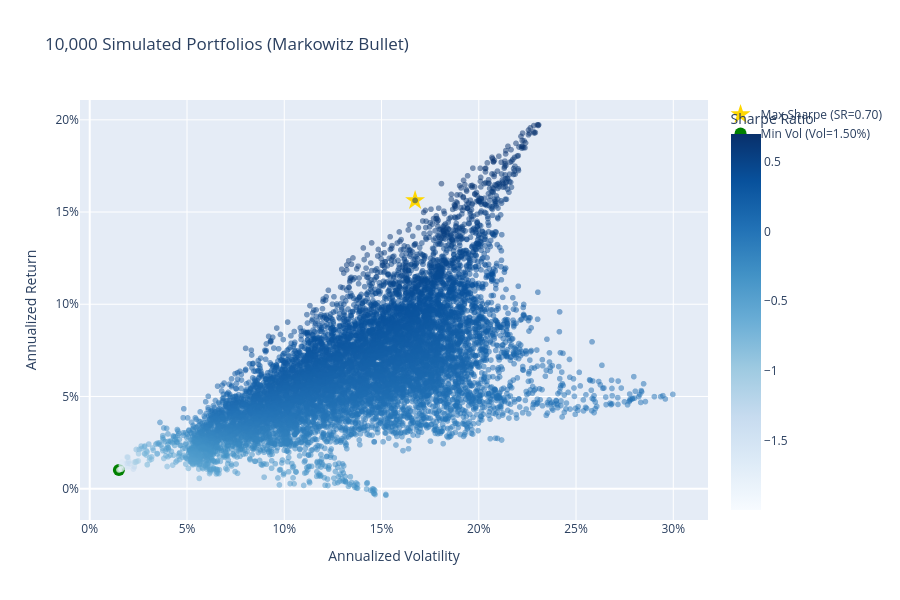

Notebook code for this chart:
### Code cell
# Mark best portfolios from simulation
max_sharpe_idx = simulated["sharpe"].arg_max()
min_vol_idx = simulated["std"].arg_min()

max_sr = simulated.row(max_sharpe_idx)
min_vol = simulated.row(min_vol_idx)

fig.add_scatter(
    x=[max_sr[0]],
    y=[max_sr[1]],
    mode="markers",
    marker=dict(size=15, color="gold", symbol="star"),
    name=f"Max Sharpe (SR={max_sr[2]:.2f})",
)
fig.add_scatter(
    x=[min_vol[0]],
    y=[min_vol[1]],
    mode="markers",
    marker=dict(size=12, color="green", symbol="circle"),
    name=f"Min Vol (Vol={min_vol[0]:.2%})",
)

fig.update_layout(
    xaxis_tickformat=".0%",
    yaxis_tickformat=".0%",
    height=600,
)
fig.show()

print(f"Simulated Max Sharpe: Return={max_sr[1]:.2%}, Vol={max_sr[0]:.2%}, SR={max_sr[2]:.2f}")
print(f"Simulated Min Vol:    Return={min_vol[1]:.2%}, Vol={min_vol[0]:.2%}, SR={min_vol[2]:.2f}")

### Figure 1 — Plotly figure (JSON) as saved in the notebook; plotly's stock layout.template omitted (floating-point values rounded to 4 significant figures; data arrays with more than 128 entries replaced by an {"elided": "..."} marker saying what was removed)
{"data": [{"hovertemplate": "Annualized Volatility=%{x}<br>Annualized Return=%{y}<br>Sharpe Ratio=%{marker.color}<extra></extra>", "legendgroup": "", "marker": {"color": {"elided": "10000 float values"}, "coloraxis": "coloraxis", "opacity": 0.5, "symbol": "circle"}, "mode": "markers", "name": "", "showlegend": false, "type": "scattergl", "x": {"elided": "10000 float values"}, "xaxis": "x", "y": {"elided": "10000 float values"}, "yaxis": "y"}, {"marker": {"color": "gold", "size": 15, "symbol": "star"}, "mode": "markers", "name": "Max Sharpe (SR=0.70)", "type": "scatter", "x": [0.1673], "y": [0.1563]}, {"marker": {"color": "green", "size": 12, "symbol": "circle"}, "mode": "markers", "name": "Min Vol (Vol=1.50%)", "type": "scatter", "x": [0.01499], "y": [0.01015]}], "layout": {"coloraxis": {"colorbar": {"title": {"text": "Sharpe Ratio"}}, "colorscale": [[0.0, "rgb(247,251,255)"], [0.125, "rgb(222,235,247)"], [0.25, "rgb(198,219,239)"], [0.375, "rgb(158,202,225)"], [0.5, "rgb(107,174,214)"], [0.625, "rgb(66,146,198)"], [0.75, "rgb(33,113,181)"], [0.875, "rgb(8,81,156)"], [1.0, "rgb(8,48,107)"]]}, "height": 600, "legend": {"tracegroupgap": 0}, "title": {"text": "10,000 Simulated Portfolios (Markowitz Bullet)"}, "xaxis": {"anchor": "y", "domain": [0.0, 1.0], "tickformat": ".0%", "title": {"text": "Annualized Volatility"}}, "yaxis": {"anchor": "x", "domain": [0.0, 1.0], "tickformat": ".0%", "title": {"text": "Annualized Return"}}}}
